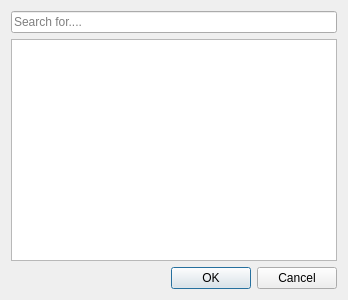
<?xml version="1.0" encoding="UTF-8"?>
<ui version="4.0">
 <class>AppDialog</class>
 <widget class="QDialog" name="AppDialog">
  <property name="geometry">
   <rect>
    <x>0</x>
    <y>0</y>
    <width>348</width>
    <height>300</height>
   </rect>
  </property>
  <property name="windowTitle">
   <string>Select Application</string>
  </property>
  <layout class="QVBoxLayout" name="verticalLayout">
   <item>
    <widget class="QLineEdit" name="lineSearch">
     <property name="placeholderText">
      <string>Search for....</string>
     </property>
    </widget>
   </item>
   <item>
    <widget class="QListWidget" name="listApps"/>
   </item>
   <item>
    <widget class="QDialogButtonBox" name="buttonBox">
     <property name="orientation">
      <enum>Qt::Horizontal</enum>
     </property>
     <property name="standardButtons">
      <set>QDialogButtonBox::Cancel|QDialogButtonBox::Ok</set>
     </property>
    </widget>
   </item>
  </layout>
 </widget>
 <resources/>
 <connections>
  <connection>
   <sender>buttonBox</sender>
   <signal>accepted()</signal>
   <receiver>AppDialog</receiver>
   <slot>accept()</slot>
   <hints>
    <hint type="sourcelabel">
     <x>248</x>
     <y>254</y>
    </hint>
    <hint type="destinationlabel">
     <x>157</x>
     <y>274</y>
    </hint>
   </hints>
  </connection>
  <connection>
   <sender>buttonBox</sender>
   <signal>rejected()</signal>
   <receiver>AppDialog</receiver>
   <slot>reject()</slot>
   <hints>
    <hint type="sourcelabel">
     <x>316</x>
     <y>260</y>
    </hint>
    <hint type="destinationlabel">
     <x>286</x>
     <y>274</y>
    </hint>
   </hints>
  </connection>
 </connections>
</ui>
